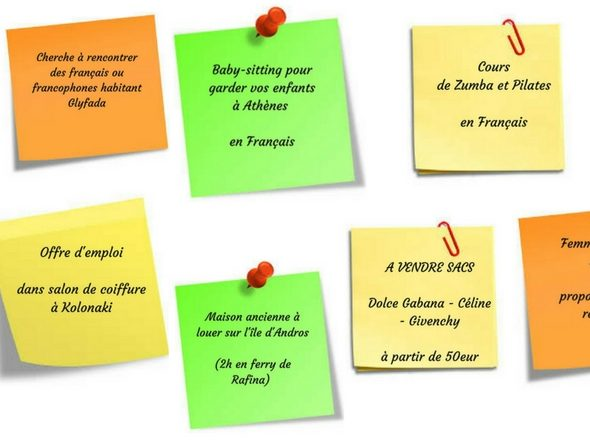
//> input picture resource/data/text.jpg, 590 x 445 px
$ ./segmentOcr -i=../resource/data/text.jpg   (built with g++ and OpenCV 4)
//> lines starting //> are read from the running program, lines starting //| are printed output that depends on the picture; after the words box and inside, x2 and y2 are one past the last pixel; in counts of white or black regions, pixels touching at a corner belong together
#include <opencv2/opencv.hpp>
#include <tesseract/baseapi.h>

#include <vector>
#include <fstream>

using namespace std;
using namespace cv;

Mat binarize(Mat input)
{
	//Uses otsu to threshold the input image
	Mat binaryImage;
	cvtColor(input, input, COLOR_BGR2GRAY);
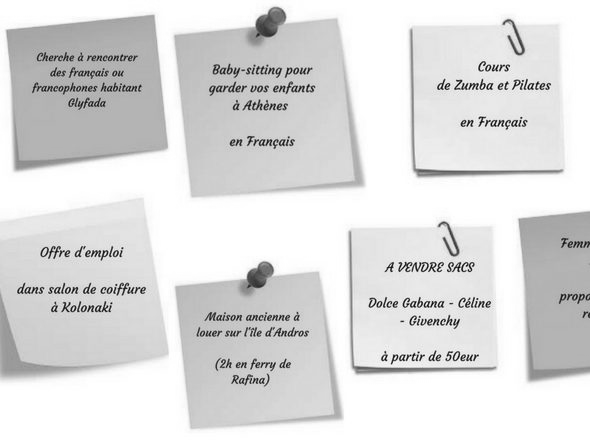
//> input: 445 rows x 590 cols, CV_8UC1; min 5, max 255, mean 220.8
	threshold(input, binaryImage, 0, 255, THRESH_OTSU);
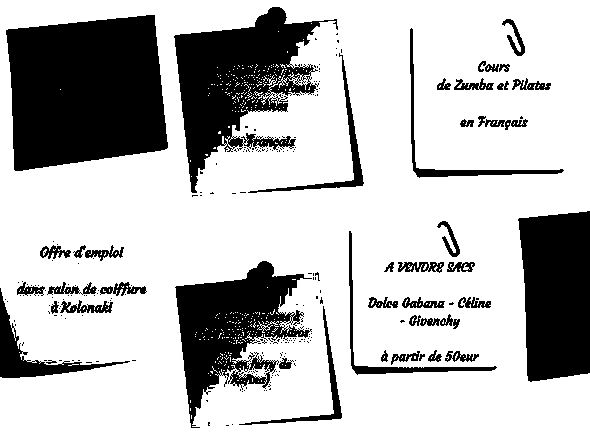
//> binaryImage: 445 rows x 590 cols, CV_8UC1; 74.4% white; 245 black regions (202 under 20 px), largest, box (x1, y1, x2, y2) and area: (6, 15, 168, 171) 20925, (174, 7, 338, 193) 13007, (518, 211, 590, 382) 10727

	//Count the number of black and white pixels
	int white = countNonZero(binaryImage);
//> white = 195243
	int black = binaryImage.size().area() - white;
//> black = 67307

	//If the image is mostly white (white background), invert it
	return white < black ? binaryImage : ~binaryImage;
}

vector<RotatedRect> findTextAreas(Mat input) {
	//Dilate the image
	auto kernel = getStructuringElement(MORPH_CROSS, Size(3,3));
	Mat dilated;
	dilate(input, dilated, kernel, cv::Point(-1, -1), 5);
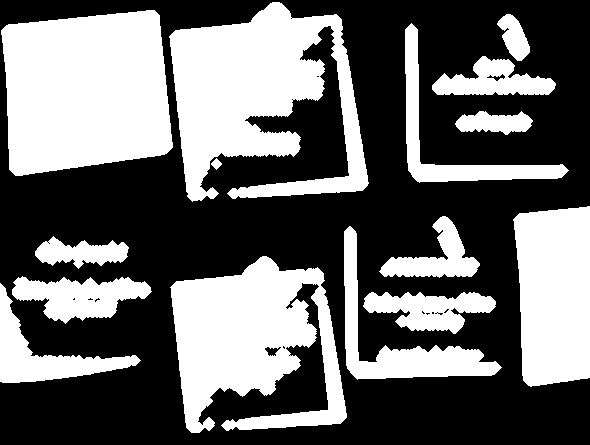
//> dilated: 445 rows x 590 cols, CV_8UC1; 41.3% white; 15 white regions
	imshow("Dilated", dilated);
	waitKey(0);

	//Find all image contours
	vector<vector<Point> > contours;
	findContours(dilated, contours, RETR_EXTERNAL, CHAIN_APPROX_SIMPLE);
//> contours = 15 contours; largest, box (x1, y1, x2, y2) and area: (1, 10, 173, 176) 23549, (169, 2, 369, 202) 22198, (170, 256, 347, 433) 18836, (513, 206, 590, 387) 11989, (344, 226, 502, 380) 5134

	//For each contour
	vector<RotatedRect> areas;
	for (const auto& contour : contours)
	{
		//Find it's rotated rect
		auto box = minAreaRect(contour);

		//Discard very small boxes
		if (box.size.width < 20 || box.size.height < 20)
			continue;

		//Discard squares shaped boxes and boxes
		//higher than larger
		double proportion = box.angle < -45.0 ?
			box.size.height / box.size.width :
			box.size.width / box.size.height;

		if (proportion < 2)
			continue;

		//Add the box
		areas.push_back(box);
	}
//> this loop made 15 passes
//> (box, proportion) on passes 1, 2, 3, 4, 5, 6, 7, 8, 10, 11, 12: (centre (429, 312.5), size (41, 132), angle -90, 3.22), (centre (50.1, 358.7), size (86.5, 159.8), angle -61.9, 1.85), (centre (81.4, 299.9), size (46.6, 139), angle -89.5, 2.98), (centre (257.3, 344.4), size (161.2, 174.6), angle -6.3, 0.923), (centre (81.3, 253.1), size (30.2, 92.6), angle -86.1, 3.06), (centre (388.7, 335.3), size (107.2, 207.6), angle -47, 1.94), (centre (431.5, 266.1), size (87.5, 65.3), angle -39.2, 1.34), (centre (555.8, 296.2), size (76.7, 176.5), angle -3.3, 0.435), (centre (493.5, 122.5), size (23, 77), angle -90, 3.35), (centre (493.5, 75), size (38, 123), angle -90, 3.24), (centre (451.5, 137), size (111.4, 215.4), angle -47, 1.93)
//> box on pass 9: centre (216, 163.5), size (7.8, 7.8), angle -45
	return areas;
}

Mat deskewAndCrop(Mat input, const RotatedRect& box)
{
	double angle = box.angle;
	auto size = box.size;

	//Adjust the box angle
   if (angle < -45.0)
	{
        angle += 90.0;
        std::swap(size.width, size.height);
	}

	//Rotate the text according to the angle
	auto transform = getRotationMatrix2D(box.center, angle, 1.0);
	Mat rotated;
	warpAffine(input, rotated, transform, input.size(), INTER_CUBIC);

	//Crop the result
	Mat cropped;
	getRectSubPix(rotated, size, box.center, cropped);
	copyMakeBorder(cropped,cropped,10,10,10,10,BORDER_CONSTANT,Scalar(0));
	return cropped;
}

tesseract::TessBaseAPI ocr;

const char* identifyText(Mat input, const char* language = "eng")
{
	ocr.Init(NULL, language, tesseract::OEM_TESSERACT_ONLY);
	ocr.SetVariable("tessedit_write_images", "1");
	ocr.SetPageSegMode(tesseract::PSM_SINGLE_BLOCK);
	ocr.SetImage(input.data, input.cols, input.rows, input.elemSize(), input.cols);

	const char* text = ocr.GetUTF8Text();
	cout << "Text:" << endl;
	cout << text << endl;
	cout << "Confidence: " << ocr.MeanTextConf() << endl << endl;

    // Get the text
	return text;
}


int main(int argc, char* argv[])
{
setenv("TESSDATA_PREFIX","/usr/share/tesseract-ocr/tessdata",1);
    String keys =
        "{i image |<none>           | image path}"
        "{o output |./result/output.txt           | output text from image}"
        "{help h usage ?    |      | show help message}";

    CommandLineParser parser(argc, argv, keys);
    parser.about("Segment OCR");
    if (parser.has("help"))
    {
        parser.printMessage();
        return 0;
    }

    String image = parser.get<String>("image");
    String output = parser.get<String>("output");


    if (!parser.check())
    {
        parser.printErrors();
        return -1;
    }

	//Loads the ticket image and binarize it
	Mat ticket = binarize(imread(image));
	auto regions = findTextAreas(ticket);
//> regions = 5 RotatedRects (x, y, width, height, angle): [429, 312.5, 41, 132, -90], [81.41, 299.9, 46.59, 139, -89.46], [81.26, 253.1, 30.24, 92.58, -86.12], [493.5, 122.5, 23, 77, -90], [493.5, 75, 38, 123, -90]

	std::ofstream file;
	file.open(output.c_str(), std::ios::out | std::ios::binary);

	//For each region
	for (const auto& region : regions) {
		//Crop
		auto cropped = deskewAndCrop(ticket, region);
//> (the run ends here: the program needs code that is not available in this run, at `ocr.Init(NULL, language, tesseract::OEM_TESSERACT_ONLY);`)
